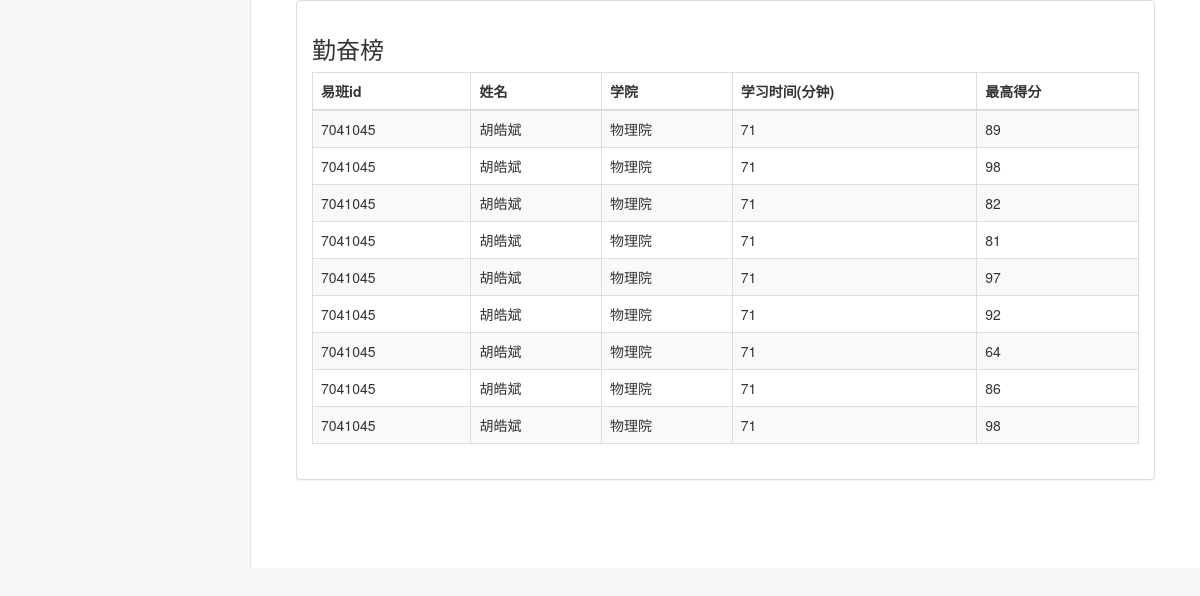
/index.php/rank/Diligence_list, run on the app's committed database.
### tables this page shows
CREATE TABLE `examination` (
  `id` int(11) NOT NULL,
  `yb_userid` int(11) NOT NULL,
  `yb_username` text NOT NULL,
  `name` text NOT NULL COMMENT '真实姓名',
  `college` text NOT NULL COMMENT '所属学院',
  `sparetime` text NOT NULL COMMENT '所花费时间',
  `count` int(11) NOT NULL COMMENT '考试次数',
  `most_score` int(11) NOT NULL COMMENT '最高考试得分',
  `phone` text NOT NULL,
  `email` text NOT NULL
);

### application/controllers/Rank.php (called while the page is built, shortened)
<?php
class Rank extends CI_Controller
{
  function __construct()
  {
    $this->load->model("Rank_model");
  }
   public function Diligence_list()
   {
     $data['lists'] = $this->Rank_model->Diligence_list(10);
     $this->load->view('rank/header');
     $this->load->view('rank/diligence',$data);
     $this->load->view('rank/footer');
   }
}

### index.php (called while the page is built, shortened)
<?php
require_once BASEPATH.'core/CodeIgniter.php';

### application/views/rank/diligence.php (the view)
<div class="col-lg-12">
    <div class="panel panel-default">
        <div class="panel-body">
            <h3>勤奋榜</h3>
            <div class="table-responsive">
                <table class="table table-bordered table-striped">
                    <thead>
                        <tr>
                            <th>易班id</th>
                            <th>姓名</th>
                            <th>学院</th>
                            <th>学习时间(分钟)</th>
                            <th>最高得分</th>
                        </tr>
                    </thead>
                    <tbody>
                      <?php
                      foreach ($lists as $key => $temp) {
                        echo "<tr>";
                        foreach ($temp as $value) {
                          echo "<td>".$value."</td>";
                        }
                        echo "</tr>";
                      }
                      ?>
                    </tbody>
                </table>
            </div>
        </div>
    </div>
</div>

### css/sb-admin-2.css (style rules this page uses)
body { background-color: #f8f8f8; }

### data on the page
examination: yb_userid "7041045", name "胡皓斌", college "物理院", sparetime "71", most_score "89"
examination: yb_userid "7041045", name "胡皓斌", college "物理院", sparetime "71", most_score "98"
examination: yb_userid "7041045", name "胡皓斌", college "物理院", sparetime "71", most_score "82"
examination: yb_userid "7041045", name "胡皓斌", college "物理院", sparetime "71", most_score "81"
examination: yb_userid "7041045", name "胡皓斌", college "物理院", sparetime "71", most_score "97"
examination: yb_userid "7041045", name "胡皓斌", college "物理院", sparetime "71", most_score "92"
examination: yb_userid "7041045", name "胡皓斌", college "物理院", sparetime "71", most_score "64"
examination: yb_userid "7041045", name "胡皓斌", college "物理院", sparetime "71", most_score "86"
examination: yb_userid "7041045", name "胡皓斌", college "物理院", sparetime "71", most_score "98"
